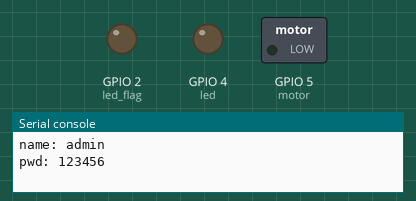
Simulated run of this program. Board: ESP8266 board running MicroPython. Shown: switched loads named in the program (green lamp = pin HIGH), output pins drawn as LEDs (lit = HIGH, except the on-board LED, lit = LOW), the last lines printed to the serial console. WiFi joins after 1.5 s.

Above: at 0.1 s.
At 1.6 s:
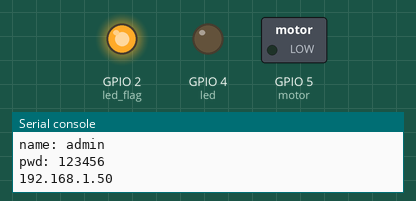
Timing chart, 0 to 3.1 s (numbered marks = the images above):
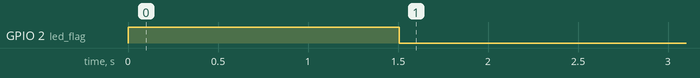

The program:

main.py
```python
try:
    import usocket as socket
except:
    import socket
import network
from machine import UART
from machine import Pin

led_flag=Pin(2, Pin.OUT)#esp8266Ä£¿éÉÏµÄÐ¡µÆ ¸ßµçÆ½:Ãð µÍµçÆ½:ÁÁ
led = Pin(4, Pin.OUT)#·¢¹â¶þ¼«¹ÜµÄ¿ØÖÆÒý½Å
motor = Pin(5, Pin.OUT)#Ö±Á÷µç»úµÄ¿ØÖÆÒý½Å
#³õÊ¼»¯
led.value(0)
motor.value(0)
led_flag.value(1)
def do_connect(ssid,pwd):
    sta_if = network.WLAN(network.STA_IF)#STA Ä£Ê½
    sta_if.active(False)
    if not sta_if.isconnected():#ÅÐ¶ÏÊÇ·ñÁ¬½Ó
        sta_if.active(True)
        sta_if.connect(ssid,pwd)#ssid:WIFIÃû³Æ pwd:WIFI ÃÜÂë
        while not sta_if.isconnected():
            pass
    if sta_if.isconnected():
        return sta_if.ifconfig()[0]
def main(ip_,dev_data,login_data,name,pwd):

    s = socket.socket()
    ai = socket.getaddrinfo(ip_, 80)
    addr = ai[0][-1]
    s.setsockopt(socket.SOL_SOCKET, socket.SO_REUSEADDR, 1)
    s.bind(addr)
    s.listen(5)
    led_flag.value(0)
    #s_data=login_data
    while True:
        res = s.accept()
        client_s = res[0]
        client_addr = res[1]
        led_flag.value(1)
        req =client_s.readline()
        while True:
            h = client_s.readline()
            if h == b"" or h == b"\r\n":
                break
            #print(h)
            req+=(h.decode('utf-8'))
        print("Request:")
        req=req.lower()
        req=req.decode('utf-8').split('\r\n')
        #http header ½âÎö
        req_data=req[0].lstrip().rstrip().replace(' ','')
        print(req_data)
        if req_data.find('favicon.ico')>-1:
            client_s.close()
            continue
        else:
            if len(req_data)<=12:
                #ËµÃ÷ÊÇµÚÒ»´Î·ÃÎÊ£¬ÊäÈëlogin.html
                s_data=login_data
            else:
                req_data=req_data.replace('get/?','').replace('http/1.1','')
                _name=req_data.find('name')
                _pwd=req_data.find('pwd')
                if _name>-1 and _pwd>-1:
                    #ÅÐ¶ÏÊÇ·ñÊÇÓÃ»§µÇÂ¼
                    if req_data.find(name)>-1 and req_data.find(pwd)>-1:
                        s_data=dev_data
                        print('Login Success!')
                    else:
                        f=open('fail.html','r')
                        s_data=f.read()
                        f.close()
                        print('Login Fail!')
                else:
                    #ÅÐ¶ÏÊÇ·ñÊÇ¿ØÖÆLED
                    _index=req_data.find('led=')
                    if _index>-1:
                        s_data=dev_data
                        led_val=req_data[_index+4:_index+6].lstrip().rstrip()
                        print('led:',led_val)
                        if led_val=='on':
                            led.value(1)
                        else:
                            led.value(0)
                        print('led:',led.value())
                    #ÅÐ¶ÏÊÇ·ñÊÇ¿ØÖÆµç»ú
                    _index=req_data.find('motor=')
                    if _index>-1:
                        s_data=dev_data
                        motor_val=req_data[_index+6:_index+8].lstrip().rstrip()
                        print('motor_val:',motor_val)
                        if motor_val=='on':
                            motor.value(1)
                        else:
                            motor.value(0)
                        print('motor:',motor.value())
            print('-----------')
            client_s.send(s_data)
            client_s.close()
        led_flag.value(0)

f=open('device.html','r')
dev_html=f.read()
f.close()
f=open('login.html','r')
login_html=f.read()
f.close()
f=open('info.txt','r')
info=f.read()
f.close()
name=info.split(',')[0].lstrip().rstrip()
pwd=info.split(',')[1].lstrip().rstrip()
print('name:',name)
print('pwd:',pwd)
myip_=do_connect('essid','password')#¼ÒÖÐÍøÂçµÄWIFIÃû³ÆºÍÃÜÂë
print(myip_)
main(myip_,dev_html,login_html,name,pwd)
```
